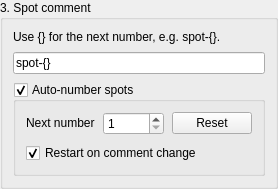
             <widget class="QGroupBox" name="groupBox_7">
              <property name="title">
               <string>3. Spot comment</string>
              </property>
              <layout class="QVBoxLayout" name="layout_19">
               <property name="spacing">
                <number>8</number>
               </property>
               <property name="leftMargin">
                <number>10</number>
               </property>
               <property name="topMargin">
                <number>10</number>
               </property>
               <property name="rightMargin">
                <number>10</number>
               </property>
               <property name="bottomMargin">
                <number>10</number>
               </property>
               <item>
                <widget class="QLabel" name="Hint_Comment">
                 <property name="text">
                  <string>Use {} for the next number, e.g. spot-{}.</string>
                 </property>
                 <property name="wordWrap">
                  <bool>true</bool>
                 </property>
                 <property name="textFormat">
                  <enum>Qt::PlainText</enum>
                 </property>
                 <property name="textInteractionFlags">
                  <set>Qt::TextSelectableByMouse</set>
                 </property>
                </widget>
               </item>
               <item>
                <widget class="QLineEdit" name="Tbx_Comment">
                 <property name="inputMask">
                  <string />
                 </property>
                 <property name="text">
                  <string>spot-{}</string>
                 </property>
                 <property name="placeholderText">
                  <string>e.g. spot-{}</string>
                 </property>
                 <property name="toolTip">
                  <string>Saved in the Comment field. Use {} for automatic numbering, or {:04} for four digits.</string>
                 </property>
                 <property name="accessibleName">
                  <string>Spot comment template</string>
                 </property>
                </widget>
               </item>
               <item>
                <widget class="QGroupBox" name="Cbx_Number_Increment">
                 <property name="toolTip">
                  <string extracomment="Example: {:03} will be replaced by a three digit number filled with zero" />
                 </property>
                 <property name="flat">
                  <bool>false</bool>
                 </property>
                 <property name="checkable">
                  <bool>true</bool>
                 </property>
                 <property name="checked">
                  <bool>true</bool>
                 </property>
                 <property name="title">
                  <string>Auto-number spots</string>
                 </property>
                 <layout class="QVBoxLayout" name="layout_18">
                  <property name="spacing">
                   <number>8</number>
                  </property>
                  <property name="leftMargin">
                   <number>10</number>
                  </property>
                  <property name="topMargin">
                   <number>10</number>
                  </property>
                  <property name="rightMargin">
                   <number>10</number>
                  </property>
                  <property name="bottomMargin">
                   <number>10</number>
                  </property>
                  <item>
                   <layout class="QHBoxLayout" name="layout_17">
                    <property name="spacing">
                     <number>8</number>
                    </property>
                    <property name="leftMargin">
                     <number>0</number>
                    </property>
                    <property name="topMargin">
                     <number>0</number>
                    </property>
                    <property name="rightMargin">
                     <number>0</number>
                    </property>
                    <property name="bottomMargin">
                     <number>0</number>
                    </property>
                    <item>
                     <widget class="QLabel" name="label_2">
                      <property name="text">
                       <string>Next number</string>
                      </property>
                      <property name="wordWrap">
                       <bool>true</bool>
                      </property>
                      <property name="buddy">
                       <cstring>Spn_Current_Number</cstring>
                      </property>
                      <property name="textInteractionFlags">
                       <set>Qt::TextSelectableByMouse</set>
                      </property>
                     </widget>
                    </item>
                    <item>
                     <widget class="QSpinBox" name="Spn_Current_Number">
                      <property name="minimum">
                       <number>1</number>
                      </property>
                      <property name="maximum">
                       <number>99999</number>
                      </property>
                      <property name="keyboardTracking">
                       <bool>false</bool>
                      </property>
                      <property name="accessibleName">
                       <string>Next number</string>
                      </property>
                     </widget>
                    </item>
                    <item>
                     <widget class="QPushButton" name="Btn_Reset_Current_Number">
                      <property name="text">
                       <string>Reset</string>
                      </property>
                      <property name="toolTip">
                       <string>Reset the next number to 1</string>
                      </property>
                     </widget>
                    </item>
                   </layout>
                  </item>
                  <item>
                   <widget class="QCheckBox" name="Cbx_Reset_Increment_Number">
                    <property name="checked">
                     <bool>true</bool>
                    </property>
                    <property name="text">
                     <string>Restart on comment change</string>
                    </property>
                   </widget>
                  </item>
                 </layout>
                </widget>
               </item>
              </layout>
             </widget>
